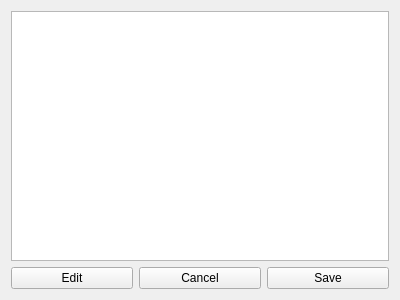
<?xml version="1.0" encoding="UTF-8"?>
<ui version="4.0">
 <class>qMRMLTextWidget</class>
 <widget class="qSlicerWidget" name="qMRMLTextWidget">
  <property name="geometry">
   <rect>
    <x>0</x>
    <y>0</y>
    <width>400</width>
    <height>300</height>
   </rect>
  </property>
  <property name="windowTitle">
   <string>Form</string>
  </property>
  <layout class="QVBoxLayout" name="verticalLayout">
   <item>
    <widget class="QTextEdit" name="TextEdit"/>
   </item>
   <item>
    <layout class="QHBoxLayout" name="ButtonLayout">
     <item>
      <widget class="QPushButton" name="EditButton">
       <property name="text">
        <string>Edit</string>
       </property>
      </widget>
     </item>
     <item>
      <widget class="QPushButton" name="CancelButton">
       <property name="enabled">
        <bool>true</bool>
       </property>
       <property name="text">
        <string>Cancel</string>
       </property>
      </widget>
     </item>
     <item>
      <widget class="QPushButton" name="SaveButton">
       <property name="enabled">
        <bool>true</bool>
       </property>
       <property name="text">
        <string>Save</string>
       </property>
      </widget>
     </item>
    </layout>
   </item>
  </layout>
 </widget>
 <customwidgets>
  <customwidget>
   <class>qSlicerWidget</class>
   <extends>QWidget</extends>
   <header>qSlicerWidget.h</header>
   <container>1</container>
  </customwidget>
 </customwidgets>
 <resources/>
 <connections/>
</ui>
